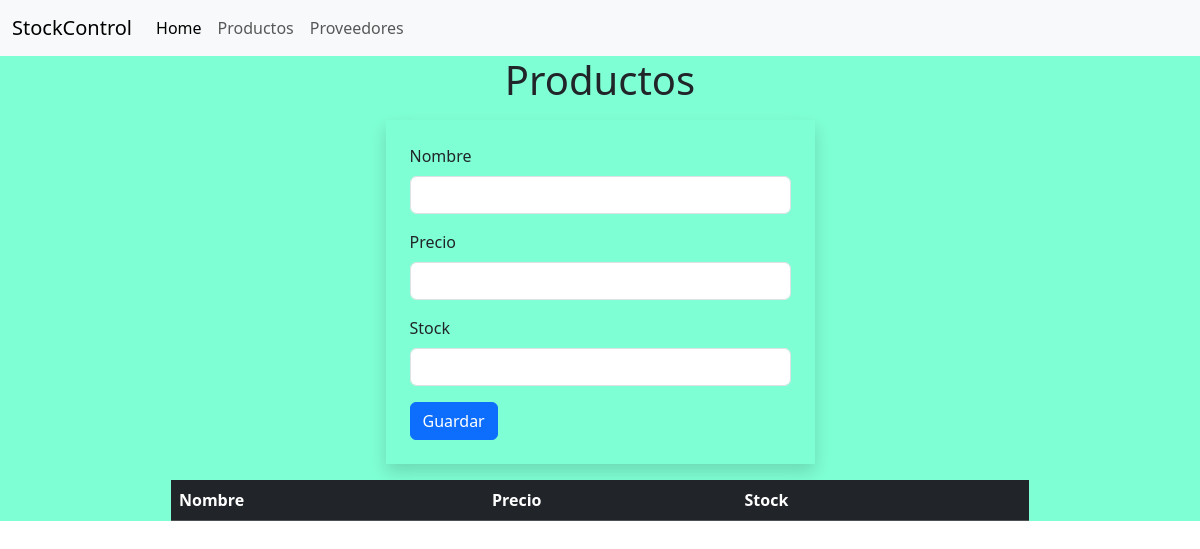
/productos/, run on an earlier commit of the app's database.
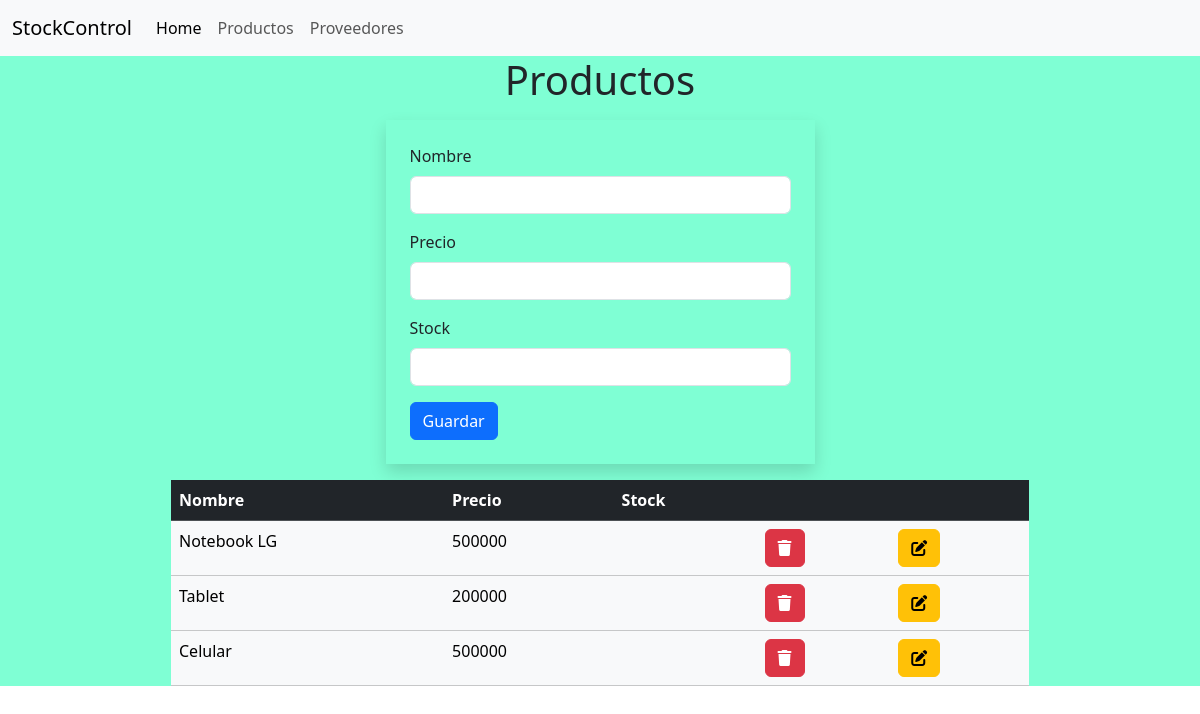
And on a later commit of the database.
### compra/models.py (models this page shows)
class Producto(models.Model):
    nombre = models.CharField(max_length=50)
    precio = models.IntegerField(max_length=10)
    stock_actual = models.IntegerField(max_length=50)

### compra/views.py (the view)
# urls.py: path('productos/',views.productos, name="productos"),
def productos(request):
    productos = Producto.objects.all()
    return render(
        request,
        "productos.html",
        {'productos': productos}
    )

### compra/templates/productos.html (shortened to what this page needs)
{% extends 'main.html' %}
{% block content %}
<div class="container-fluid w-75">
    <h1 class="text-center">Productos</h1>
    <form class="w-50 shadow mx-auto p-4 m-3" method="post" action="{% url 'agregarProducto' %}">
        <div class="mb-3">
            <label for="exampleInputText" class="form-label">Nombre</label>
            <input name="nombre" type="text" class="form-control" id="exampleInputEmail1" required>
        </div>
        <div class="mb-3">
            <label for="exampleInputText" class="form-label">Precio</label>
            <input name="precio" type="number" class="form-control" required>
        </div>
        <div class="mb-3">
            <label for="exampleInputText" class="form-label">Stock</label>
            <input name="stock_actual" type="number" class="form-control" required>
        </div>
        <button type="submit" class="btn btn-primary">Guardar</button>
    </form>
    <table class="table table-light ">
        <tr class="table-dark">
            <th>Nombre</th>
            <th>Precio</th>
            <th>Stock</th>
            <th colspan="2">
            </th>
        </tr>
        {% for producto in productos %}
        <tr>
            <td>{{ producto.nombre }}</td>
            <td>{{ producto.precio }}</td>
            <td>{{ producto.stock }}</td>
            <td>
                <form action="{% url 'eliminarProducto' producto.id %}"
                    onClick="return confirm('Esta seguro de eliminar este producto?')">
                    <button class="btn btn-danger">
                        <i class="fa fa-trash"></i>
                    </button>
                </form>
            </td>
            <td>
                <form action="{% url 'editarProducto' producto.id %}">
                    <button class="btn btn-warning">
                        <i class="fa fa-edit"></i>
                    </button>
                </form>
            </td>
        </tr>
        {% endfor %}
    </table>
</div>
{% endblock %}

What changed in the data, as far as the page shows it:
added Producto: nombre "Notebook LG", precio "500000"
added Producto: nombre "Tablet", precio "200000"
added Producto: nombre "Celular", precio "500000"
